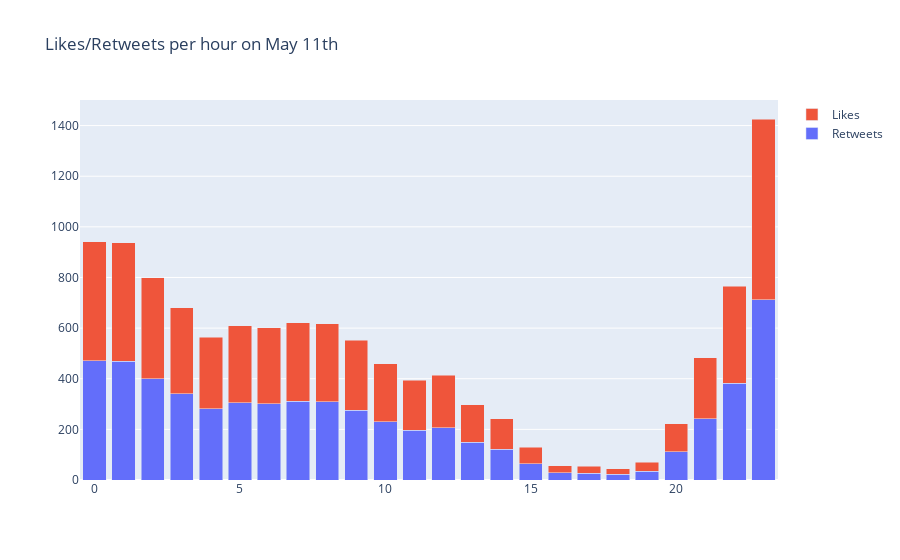

Notebook source saved alongside this figure:
### Code cell
#i picked this day since it was the "FULL DAY" with  the highest retweet count
#this section shows which hours UTC have the highest mean retweet count
#we can see that it is at 1 AM UTC which is between  9 AM and 11 AM in Australia depending on Time Zone. (NO DST)
#11AM based on the time in Sydney
#NOTE WE MIGHT WANT TO NORMALIZE THIS
(
    df.query('created_at >= "May 11 00:00:00 2019" & created_at <= "May 11 23:59:59 2019"')
    .set_index('created_at')
    .groupby(pd.Grouper(freq='H'))
    .mean()
)
strs = [pd.to_datetime(i).strftime("%H") for i in groups.index.values]
fig = go.Figure(data = [
    go.Bar(
        name='Retweets',
        x= strs, # assign x as the dataframe column 'x'
        y=groups['retweet_count']
    ),
    go.Bar(
        name='Likes',
        x=strs, # assign x as the dataframe column 'x'
        y=groups['favorite_count']
    )
])
fig.update_layout(barmode='stack', title="Likes/Retweets per hour on May 11th")
fig.show()

### Figure 1 — Plotly figure (JSON) as saved in the notebook; plotly's stock layout.template omitted (floating-point values rounded to 4 significant figures)
{"data": [{"name": "Retweets", "type": "bar", "x": ["00", "01", "02", "03", "04", "05", "06", "07", "08", "09", "10", "11", "12", "13", "14", "15", "16", "17", "18", "19", "20", "21", "22", "23"], "y": [471, 469, 399, 340, 282, 305, 301, 311, 309, 276, 230, 197, 207, 149, 121, 65, 28, 27, 22, 35, 111, 241, 383, 713]}, {"name": "Likes", "type": "bar", "x": ["00", "01", "02", "03", "04", "05", "06", "07", "08", "09", "10", "11", "12", "13", "14", "15", "16", "17", "18", "19", "20", "21", "22", "23"], "y": [471, 469, 399, 340, 282, 305, 301, 311, 309, 276, 230, 197, 207, 149, 121, 65, 28, 27, 22, 35, 111, 241, 383, 713]}], "layout": {"barmode": "stack", "title": {"text": "Likes/Retweets per hour on May 11th"}}}
